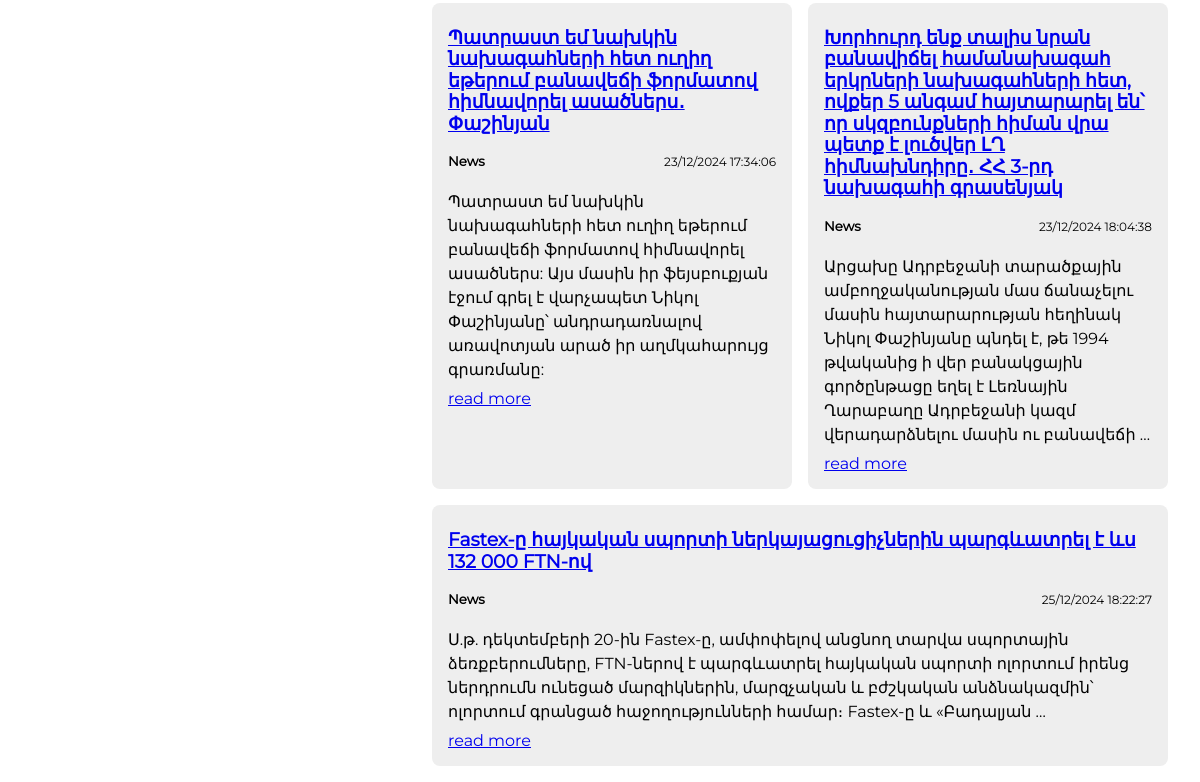
The page /tags/arm-slug/ (lower part) on the database as committed earlier.
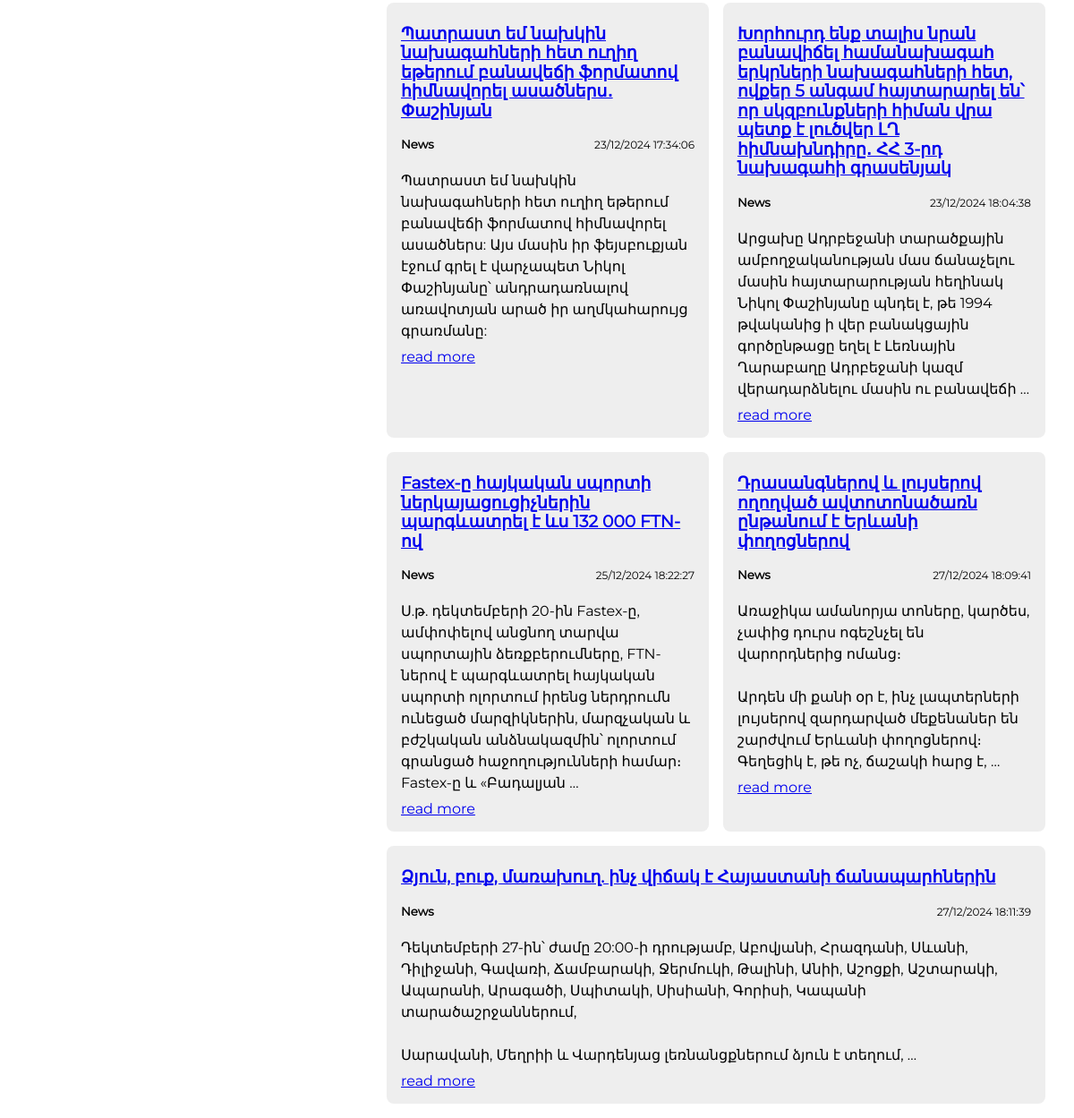
The same page on the database as committed later.
### blog/models.py (models this page shows, shortened)
class Article(models.Model):
	class Status(models.IntegerChoices):
		DRAFT = 0, "Draft"
		PUBLISHED = 1, "Published"
	title = models.CharField(
		max_length=100,
		verbose_name="Վերնագիր",
		validators=[
			MinLengthValidator(3, message="Համոզվեք որ 3 տառից ավել եք գրել"),
		]
	)
	slug = models.SlugField(
		max_length=255,
		unique=True,
		db_index=True,
		null=True,
		verbose_name="Ցուցիչ"
	)
	photo = models.ImageField(
		upload_to="photos/%Y/%m/%d/",
		default=None,
		blank=True,
		null=True,
		verbose_name="Նյութի նկար"
	)
	content = models.TextField(
		blank=True,
		verbose_name="Նյութի կոնտենտ"
	)
	time_create = models.DateTimeField(
		auto_now_add=True,
		verbose_name="Հրապարակման ամսաթիվ"
	)
	time_update = models.DateTimeField(
		auto_now=True,
		verbose_name="Փոփոխման ամսաթիվ"
	)
	is_published = models.BooleanField(
		choices=tuple(
			map(lambda x: (bool(x[0]), x[1]), Status.choices)
		),
		default=Status.PUBLISHED,
		verbose_name="Հրապարակել թե՞ ոչ"
	)
	category = models.ForeignKey(
		"Category",
		on_delete=models.CASCADE,
		related_name="items",
		verbose_name="Կատեգորիաներ"
	)
	tags = models.ManyToManyField(
		"ArticleTags",
		blank=True,
		related_name="tags",
		verbose_name="Թեգեր"
	)
	adv = models.OneToOneField(
		"Adv",
		on_delete=models.SET_NULL,
		related_name="adv",
		verbose_name="Գովազդներ",
		null=True,
		blank=True
	)
	author = models.ForeignKey(
		"Author",
		on_delete=models.CASCADE,
		related_name="author",
		verbose_name="Հեղինակ"
	)
	objects = models.Manager()
	published = ArticleManager()
	def get_absolute_url(self):
		return reverse("article", kwargs={"article_slug": self.slug})
	class Meta:
		ordering = ["time_create"]
		indexes = [
			models.Index(fields=["time_create"])
		]

class Category(models.Model):
	name = models.CharField(max_length=255, db_index=True)
	slug = models.SlugField(max_length=255, unique=True, db_index=True)
	def __str__(self):
		return self.name
	def get_absolute_url(self):
		return reverse("category", kwargs={"cat_slug": self.slug})
	class Meta:
		verbose_name = "Category"
		verbose_name_plural = "Categories"

### blog/views.py (the view)
# urls.py: path("tags/<slug:tag_slug>/", views.show_tags, name="tag")
def show_tags(request, tag_slug):
	tag = get_object_or_404(ArticleTags, slug=tag_slug)
	articles = tag.tags.filter(is_published=Article.Status.PUBLISHED)
	data = {
		"title": f"Tag: {tag.tag}",
		"articles": articles,
	}
	return render(request, "blog/show-tags.html", data)

### blog/context.py (called while the page is built)
def menu_context(request):
	return {
		"menu": [
			{
				"link_title": "About Site",
				"link_url": "about"
			},
			{
				"link_title": "Add Post",
				"link_url": "add_post"
			},
			{
				"link_title": "Contacts",
				"link_url": "contacts"
			},
			{
				"link_title": "Login",
				"link_url": "login"
			},
		],
	}

### blog/models.py (called while the page is built)
	def get_absolute_url(self):
		return reverse("tag", kwargs={"tag_slug": self.slug})

### blog/templatetags/blog_tags.py (called while the page is built)
@register.inclusion_tag("blog/includes/categories.html")
def show_categories(cat_selected=0):
	cats = Category.objects.all()
	return {"cats": cats, "cat_selected": cat_selected}

@register.inclusion_tag("blog/includes/tags.html")
def show_tags():
	return {"tags": ArticleTags.objects.all()}

### blog/templates/blog/show-tags.html (shortened to what this page needs)
{% extends "base.html" %}
{% block tags %}
    <div class="articles__with__block__title">
        <div class="category__items">
            {% for item in articles %}
                <div class="category__items__item">
                    <h3>
                        <a href="{{ item.get_absolute_url }}">{{item.title}}</a>
                    </h3>
                    <div class="item__cat__date">
                        <h5>{{item.category}}</h5>
                        <p>{{item.time_create|date:"d/m/Y H:i:s"}}</p>
                    </div>
                    <p>{{item.content|linebreaksbr|truncatewords:30}}</p>
                    <a href="{{ item.get_absolute_url }}">read more</a>
                </div>
            {% endfor %}
        </div>
    </div>
{% endblock %}

Rows that differ between the two databases and show on the page:
added Article: title "Դրասանգներով և լույսերով ողողված ավտոտոնածառն ընթանում է Երևանի փողոցներով", category "News", time_create "27/12/2024 18:09:41", content "Առաջիկա ամանորյա տոները, կարծես, չափից դուրս ոգեշնչել են վարորդներից ոմանց։ Արդեն մի քանի օր է, ինչ լապտերների լույսերով զարդարված մեքենաներ են շարժվում Երևանի փողոցներով։ Գեղեցիկ է, թե ոչ, ճաշակի հարց է, …"
added Article: title "Ձյուն, բուք, մառախուղ. ինչ վիճակ է Հայաստանի ճանապարհներին", category "News", time_create "27/12/2024 18:11:39", content "Դեկտեմբերի 27-ին՝ ժամը 20:00-ի դրությամբ, Աբովյանի, Հրազդանի, Սևանի, Դիլիջանի, Գավառի, Ճամբարակի, Ջերմուկի, Թալինի, Անիի, Աշոցքի, Աշտարակի, Ապարանի, Արագածի, Սպիտակի, Սիսիանի, Գորիսի, Կապանի տարածաշրջաններում, Սարավանի, Մեղրիի և Վարդենյաց լեռնանցքներում ձյուն է տեղում, …"
